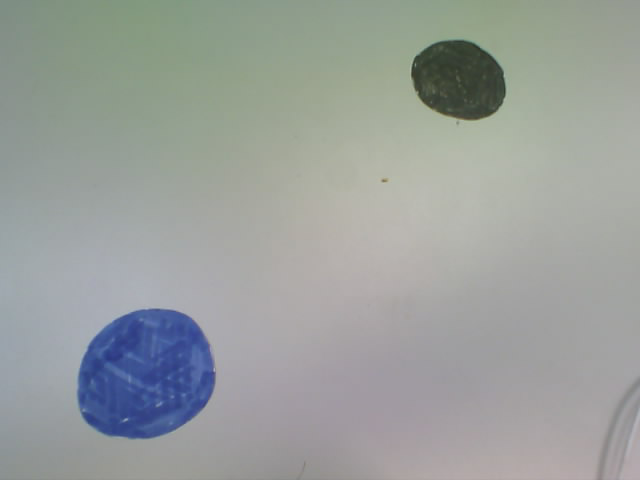
//> input picture camera/photodir/capmallet1.png, 640 x 480 px
$ ./poly_test2   (built with g++ and OpenCV 4)
//> lines starting //> are read from the running program, lines starting //| are printed output that depends on the picture; after the words box and inside, x2 and y2 are one past the last pixel; in counts of white or black regions, pixels touching at a corner belong together
//> further down, dst_img is the input picture: 480 rows x 640 cols, CV_8UC3; mean B, G, R 155.8, 158.8, 154.1
#include <opencv2/core/core.hpp>
#include <opencv2/imgproc/imgproc.hpp>
#include <opencv2/highgui/highgui.hpp>
#include <opencv/cv.h>
#include <opencv/highgui.h>
#include <time.h>
#include <stdio.h>

#define OUTLINE_COLOR   CV_RGB( 255, 0, 0)
#define HOLE_COLOR      CV_RGB( 0, 255, 0)
#define VIRTEX_COLOR    CV_RGB( 0, 0, 255)

using namespace cv;

void DrawNextContour(
    IplImage *img,    //ﾗﾍﾞﾘﾝｸﾞ結果を描画するIplImage(8Bit3chｶﾗｰ)
    CvSeq *Contour, //輪郭へのﾎﾟｲﾝﾀ
    int Level            //輪郭のﾚﾍﾞﾙ(階層)
);

double perimeter_max;
CvSeq *max_perimeter_contor;

//各種輪郭の特徴量の取得
void GetContourFeature(CvSeq *Contour) {
    //面積
    double Area = fabs(cvContourArea(Contour, CV_WHOLE_SEQ));
    //周囲長
    double Perimeter = cvArcLength(Contour);
    //円形度
    double CircleLevel = 4.0 * CV_PI * Area / (Perimeter * Perimeter);

    //傾いていない外接四角形領域(ﾌｨﾚ径)
    CvRect rect = cvBoundingRect(Contour);

    if(perimeter_max < Perimeter) {
        perimeter_max = Perimeter;
        max_perimeter_contor = Contour;
    }
}

////////////////////////////////////////////////////////////////
//  子の輪郭を描画する｡
////////////////////////////////////////////////////////////////
void DrawChildContour(
    IplImage *img,    //ﾗﾍﾞﾘﾝｸﾞ結果を描画するIplImage(8Bit3chｶﾗｰ)
    CvSeq *Contour, //輪郭へのﾎﾟｲﾝﾀ
    int Level             //輪郭のﾚﾍﾞﾙ(階層)
) {

    // 輪郭を描画する色の設定
    CvScalar ContoursColor;

    if ((Level % 2) == 1) {
        //白の輪郭の場合､赤で輪郭を描画
        ContoursColor = CV_RGB( 255, 0, 0 );
    } else {
        //黒の輪郭の場合､青で輪郭を描画
        ContoursColor = CV_RGB( 0, 0, 255 );
    }

    //輪郭の描画
    //cvDrawContours( img, Contour, ContoursColor, ContoursColor, 0, 2);

    //各種輪郭の特徴量の取得
    GetContourFeature(Contour); //←ｵﾘｼﾞﾅﾙ関数です｡(詳細は後述)

    if (Contour->h_next != NULL)
        //次の輪郭がある場合は次の輪郭を描画
        DrawNextContour(img, Contour->h_next, Level);
    if (Contour->v_next != NULL)
        //子の輪郭がある場合は子の輪郭を描画
        DrawChildContour(img, Contour->v_next, Level + 1);
}

////////////////////////////////////////////////////////////////
//  次の輪郭を描画する｡
////////////////////////////////////////////////////////////////
void DrawNextContour(
    IplImage *img,    //ﾗﾍﾞﾘﾝｸﾞ結果を描画するIplImage(8Bit3chｶﾗｰ)
    CvSeq *Contour, //輪郭へのﾎﾟｲﾝﾀ
    int Level            //輪郭のﾚﾍﾞﾙ(階層)
) {

    // 輪郭を描画する色の設定
    CvScalar ContoursColor;

    if ((Level % 2) == 1) {
        //白の輪郭の場合､赤で輪郭を描画
        ContoursColor = CV_RGB( 255, 0, 0 );
    } else {
        //黒の輪郭の場合､青で輪郭を描画
        ContoursColor = CV_RGB( 0, 0, 255 );
    }

    //輪郭の描画
    //cvDrawContours( img, Contour, ContoursColor, ContoursColor, 0, 2);

    //各種輪郭の特徴量の取得
    GetContourFeature(Contour); //←ｵﾘｼﾞﾅﾙ関数です｡(詳細は後述)

    if (Contour->h_next != NULL)
        //次の輪郭がある場合は次の輪郭を描画
        DrawNextContour(img, Contour->h_next, Level);

    if (Contour->v_next != NULL)
        //子の輪郭がある場合は子の輪郭を描画
        DrawChildContour(img, Contour->v_next, Level + 1);
}

////////////////////////////////////////////////////////////////
//  ﾗﾍﾞﾘﾝｸﾞ処理
////////////////////////////////////////////////////////////////
void cv_Labelling(
    IplImage *src_img,       //入力画像(8Bitﾓﾉｸﾛ)
    IplImage *dst_img        //出力画像(8Bit3chｶﾗｰ)
) {

    CvMemStorage *storage = cvCreateMemStorage (0);
    CvSeq *contours = NULL;

    if (src_img == NULL)
        return;

    // 画像の二値化【判別分析法(大津の二値化)】
    cvThreshold (src_img, src_img, 0, 255, CV_THRESH_BINARY | CV_THRESH_OTSU);

    // 輪郭の検出(戻り値は取得した輪郭の全個数)
    int find_contour_num = cvFindContours (
                               src_img,                     // 入力画像
                               storage,                      // 抽出された輪郭を保存する領域
                               &contours,                  // 一番外側の輪郭へのﾎﾟｲﾝﾀへのﾎﾟｲﾝﾀ
                               sizeof (CvContour),      // ｼｰｹﾝｽﾍｯﾀﾞのｻｲｽﾞ
                               CV_RETR_EXTERNAL,       // 抽出ﾓｰﾄﾞ
                               // CV_RETR_EXTERNAL - 最も外側の輪郭のみ抽出
                               // CV_RETR_LIST - 全ての輪郭を抽出し,ﾘｽﾄに追加
                               // CV_RETR_CCOMP - 全ての輪郭を抽出し,
                               // 二つのﾚﾍﾞﾙを持つ階層構造を構成する.
                               // 1番目のﾚﾍﾞﾙは連結成分の外側の境界線,
                               // 2番目のﾚﾍﾞﾙは穴(連結成分の内側に存在する)の境界線.
                               // CV_RETR_TREE - 全ての輪郭を抽出し,
                               // 枝分かれした輪郭を完全に表現する階層構造を構成する.
                               CV_CHAIN_APPROX_NONE    // CV_CHAIN_APPROX_SIMPLE:輪郭の折れ線の端点を取得
                               // CV_CHAIN_APPROX_NONE: 輪郭の全ての点を取得
                               // Teh-Chinﾁｪｰﾝの近似ｱﾙｺﾞﾘｽﾞﾑ中の一つを適用する
                               // CV_CHAIN_APPROX_TC89_L1
                               // CV_CHAIN_APPROX_TC89_KCOS
                           );

    if (contours != NULL) {
        //処理後画像を0(黒)で初期化
        cvSet(dst_img, CV_RGB( 0, 0, 0 ));
        //輪郭の描画
        DrawNextContour(dst_img, contours, 1);
    }

    cvDrawContours( dst_img, max_perimeter_contor, CV_RGB( 255, 0, 0 ), CV_RGB( 255, 0, 0 ), 0, 2);
        for ( int i = 0; i < max_perimeter_contor->total; i++) {
        CvPoint *point = CV_GET_SEQ_ELEM (CvPoint, max_perimeter_contor, i);
        //std::cout << "x:" << point->x << ", y:" << point->y  << std::endl;
    }
	// [7 lines of commented-out code are left out]
    cvReleaseMemStorage (&storage);
}


//---------------------------------------------------------------
//【関数名　】：cv_ColorExtraction
//【処理概要】：色抽出
//【引数　　】：src_img        = 入力画像(8bit3ch)
//　　　　　　：dst_img        = 出力画像(8bit3ch)
//　　　　　　：code        = 色空間の指定（CV_BGR2HSV,CV_BGR2Labなど）
//　　　　　　：ch1_lower    = ch1のしきい値(小)
//　　　　　　：ch1_upper    = ch1のしきい値(大)
//　　　　　　：ch2_lower    = ch2のしきい値(小)
//　　　　　　：ch2_upper    = ch2のしきい値(大)
//　　　　　　：ch3_lower    = ch3のしきい値(小)
//　　　　　　：ch3_upper    = ch3のしきい値(大)
//【戻り値　】：なし
//【備考　　】：lower <= upperの場合、lower以上upper以下の範囲を抽出、
//　　　　　　：lower >  upperの場合、upper以下lower以上の範囲を抽出します。
//---------------------------------------------------------------
void cv_ColorExtraction(IplImage* src_img, IplImage* dst_img,
                        int code,
                        int ch1_lower, int ch1_upper,
                        int ch2_lower, int ch2_upper,
                        int ch3_lower, int ch3_upper
                       ) {
//> called with code = 40, ch1_lower = 0, ch1_upper = 54, ch2_lower = 77, ch2_upper = 255, ch3_lower = 0, ch3_upper = 255

    int i, k;

    IplImage *Color_img;
    IplImage *ch1_img, *ch2_img, *ch3_img;
    IplImage *Mask_img;

    int lower[3];
    int upper[3];
    int val[3];

    CvMat *lut;

    //codeに基づいたカラー変換
    Color_img = cvCreateImage(cvGetSize(src_img), src_img->depth, src_img->nChannels);
    cvCvtColor(src_img, Color_img, code);
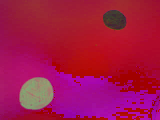
//> Color_img: 120 rows x 160 cols, CV_8UC3; mean B, G, R 72.6, 22.2, 163.5

    //3ChのLUT作成
    lut    = cvCreateMat(256, 1, CV_8UC3);

    lower[0] = ch1_lower;
    lower[1] = ch2_lower;
    lower[2] = ch3_lower;

    upper[0] = ch1_upper;
    upper[1] = ch2_upper;
    upper[2] = ch3_upper;

    for (i = 0; i < 256; i++) {
        for (k = 0; k < 3; k++) {
            if (lower[k] <= upper[k]) {
                if ((lower[k] <= i) && (i <= upper[k])) {
                    val[k] = 255;
                } else {
                    val[k] = 0;
                }
            } else {
                if ((i <= upper[k]) || (lower[k] <= i)) {
                    val[k] = 255;
                } else {
                    val[k] = 0;
                }
            }
        }
        //LUTの設定
        cvSet1D(lut, i, cvScalar(val[0], val[1], val[2]));
    }

    //3ChごとのLUT変換（各チャンネルごとに２値化処理）
    cvLUT(Color_img, Color_img, lut);
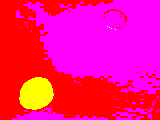
//> Color_img: 120 rows x 160 cols, CV_8UC3; mean B, G, R 129.5, 11.8, 255
    cvReleaseMat(&lut);

    //各チャンネルごとのIplImageを確保する
    ch1_img = cvCreateImage(cvGetSize(Color_img), Color_img->depth, 1);
    ch2_img = cvCreateImage(cvGetSize(Color_img), Color_img->depth, 1);
    ch3_img = cvCreateImage(cvGetSize(Color_img), Color_img->depth, 1);

    //チャンネルごとに二値化された画像をそれぞれのチャンネルに分解する
    cvSplit(Color_img, ch1_img, ch2_img, ch3_img, NULL);
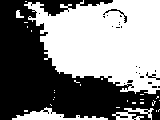
//> ch1_img: 120 rows x 160 cols, CV_8UC1; 50.8% white; 25 black regions (22 under 20 px), largest, box (x1, y1, x2, y2) and area: (0, 0, 160, 120) 9289, (103, 9, 127, 23) 54, (146, 72, 160, 80) 34
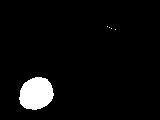
//> ch2_img: 120 rows x 160 cols, CV_8UC1; 4.6% white; 5 white regions (4 under 20 px), largest, box (x1, y1, x2, y2) and area: (19, 77, 54, 110) 884
//> ch3_img: 120 rows x 160 cols, CV_8UC1; every value is 255

    //3Ch全てのANDを取り、マスク画像を作成する。
    Mask_img = cvCreateImage(cvGetSize(Color_img), Color_img->depth, 1);
    cvAnd(ch1_img, ch2_img, Mask_img);
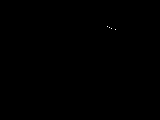
//> Mask_img: 120 rows x 160 cols, CV_8UC1; 0.02% white in thin lines or dots, all inside (x1, y1, x2, y2) = (107, 26, 116, 30)
    cvAnd(Mask_img, ch3_img, Mask_img);

    //入力画像(src_img)のマスク領域を出力画像(dst_img)へコピーする
    cvZero(dst_img);
    cvCopy(src_img, dst_img, Mask_img);
//> dst_img: 120 rows x 160 cols, CV_8UC3

    //解放
    cvReleaseImage(&Color_img);
    cvReleaseImage(&ch1_img);
    cvReleaseImage(&ch2_img);
    cvReleaseImage(&ch3_img);
    cvReleaseImage(&Mask_img);

}

// [67 lines of commented-out code are left out]


int main(int argc, char* argv[])
{
    IplImage *src_img, *dst_img, *poly_dst, *poly_tmp, *poly_gray;
    CvMemStorage *contStorage = cvCreateMemStorage(0);
    CvSeq *contours;
    CvTreeNodeIterator polyIterator;
    int found = 0;
    int i;
    CvPoint poly_point;

    // ポリライン近似
    CvMemStorage *polyStorage = cvCreateMemStorage(0);
    CvSeq *polys, *poly;

    // (1)画像を読み込む
    /*if ((src_img = cvLoadImage ("../camera/photodir/capmallet1.png", CV_LOAD_IMAGE_GRAYSCALE)) == 0)
        return -1;*/

    if ((dst_img = cvLoadImage ("../camera/photodir/capmallet1.png", CV_LOAD_IMAGE_COLOR )) == 0)
        return -1;
    IplImage *scale_image=cvCreateImage(cvSize(160, 120), IPL_DEPTH_8U, 3);
    cvResize(dst_img, scale_image, CV_INTER_LINEAR);
    src_img = cvCreateImage(cvGetSize(scale_image), IPL_DEPTH_8U, 1);
    IplImage* dst_img_pack = cvCreateImage(cvGetSize(scale_image), IPL_DEPTH_8U, 3);
	cv_ColorExtraction(scale_image, dst_img_pack, CV_BGR2HSV, 0, 54, 77, 255, 0, 255);

	cvCvtColor(dst_img_pack, src_img, CV_BGR2GRAY);
    cv_Labelling(src_img, scale_image);
//> in cv_Labelling, `int find_contour_num = cvFindContours ( src_img, storage, &contours, s..`: contours = 4 contours, all with area under 20; find_contour_num = 4
//> in cv_Labelling, `cvSet(dst_img, CV_RGB( 0, 0, 0 ));`: dst_img: 120 rows x 160 cols, CV_8UC3; every value is 0
//> in GetContourFeature, `double Area = fabs(cvContourArea(Contour, CV_WHOLE_SEQ));`: Area = 0
//> in GetContourFeature, `double CircleLevel = 4.0 * CV_PI * Area / (Perimeter * Perimeter);`: CircleLevel = nan
//> in GetContourFeature, `CvRect rect = cvBoundingRect(Contour);`: rect = Rect(115, 29, 1, 1)
//> in DrawNextContour (call 3), `DrawNextContour(img, Contour->h_next, Level);`: Contour->h_next = 1 contour, all with area under 20
//> in DrawNextContour (call 2), `DrawNextContour(img, Contour->h_next, Level);`: Contour->h_next = 2 contours, all with area under 20
//> in DrawNextContour, `DrawNextContour(img, Contour->h_next, Level);`: Contour->h_next = 3 contours, all with area under 20
//> in cv_Labelling, `cvDrawContours( dst_img, max_perimeter_contor, CV_RGB( 255, 0, 0 ), CV..`: max_perimeter_contor = 0 contours
//> (the run ends here: the program crashes, at `for ( int i = 0; i < max_perimeter_contor->total; i++)`)
